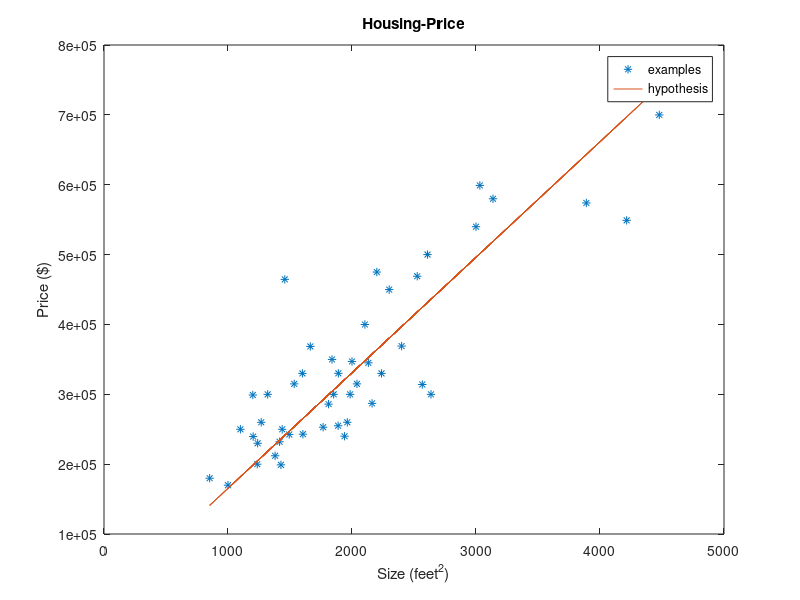

Recreate this plot in MATLAB.
load featuresX.dat
load priceY.dat

x = featuresX(:, 1);
y = priceY;

theta = pinv(x'*x)*(x'*y);
h = theta*x;

plot(x, y, "*");
hold on;
plot(x, h);
xlabel("Size (feet^2)");
ylabel("Price ($)");
legend("examples", "hypothesis");
title("Housing-Price");
print -dpng "Housing-Price.png";
